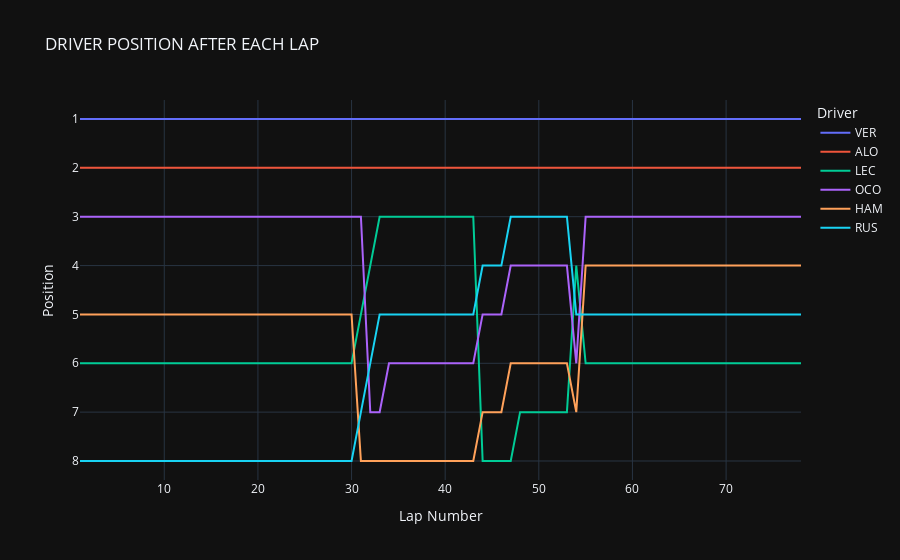

Notebook source saved alongside this figure:
### Markdown cell above
# drivers position after each lap

### Code cell
fig = px.line(
    laps[laps["Driver"].isin(drivers)],
    x = "LapNumber",
    y = "Position",
    color = "Driver",
    title = "DRIVER POSITION AFTER EACH LAP",
    labels = {'LapNumber': 'Lap Number', 'Position': 'Position'}

)
fig.update_yaxes(autorange="reversed")
fig.show()
